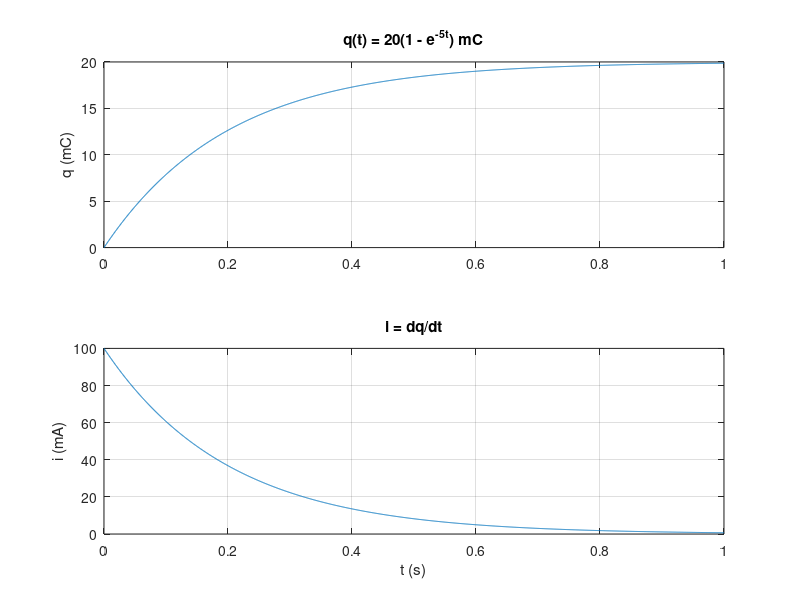

Recreate this plot in MATLAB.
% Circuits 1 — Voltage and Current
%title: Charge, Current and Voltage
%ar-title: الشحنة والتيار والجهد في MATLAB
%lesson: c1-variables-2
%course: circuits-1

%% Example 1: current from charge and time
%ar: I = Q/t. أول خطوة دائمًا: الوحدات بالنظام الدولي. الدقيقة 60 ثانية.
Q = 120; t = 60;
I = Q / t;
fprintf('I = %g A\n', I)

%% Example 2: current is the derivative of charge
%ar: q(t) = 20(1 − e^(−5t)) mC. التيار i = dq/dt. نشتقها يدويًا: i = 100 e^(−5t) mA، ثم نتأكد عدديًا بالفرق المحدود diff.
t = linspace(0, 1, 2001);
q = 20e-3*(1 - exp(-5*t));            % C
i_exact = 100e-3*exp(-5*t);           % A
i_num = diff(q) ./ diff(t);           % numerical derivative
fprintf('i(0) exact = %.1f mA, numerical = %.1f mA\n', i_exact(1)*1e3, i_num(1)*1e3)
fprintf('largest difference = %.3f mA\n', max(abs(i_num - i_exact(1:end-1)))*1e3)

%% Plot charge and current
%ar: subplot يضع الشحنة فوق التيار: التيار أكبر ما يكون عند البداية لأن الشحنة تتغير أسرع ما يمكن.
subplot(2,1,1); plot(t, q*1e3); grid on; ylabel('q (mC)'); title('q(t) = 20(1 - e^{-5t}) mC')
subplot(2,1,2); plot(t, i_exact*1e3); grid on; ylabel('i (mA)'); xlabel('t (s)'); title('i = dq/dt')

%% Example 3: voltage from energy and charge
%ar: V = W/Q: 20 J لنقل 4 C تعني 5 V.
W = 20; Q = 4;
fprintf('V = %g V\n', W/Q)

%%! Project idea: charge counter for a battery
%ar: مشروع: بطارية جوال 4000 mAh. كم كولوم تخزن؟ وكم ساعة تكفي لو سحب الجوال تيارًا متغيرًا؟ نجمع التيار عبر الزمن بـ trapz (التكامل العددي).
cap_C = 4000e-3 * 3600;                       % 4000 mAh in coulombs
fprintf('4000 mAh = %g C\n', cap_C)
th = 0:0.5:24;                                % hours
i_use = 0.15 + 0.35*(th >= 8 & th <= 22);     % A: 150 mA idle, 500 mA in use
used = trapz(th*3600, i_use);                 % C used in 24 h
fprintf('charge used in 24 h = %.0f C (%.0f%% of the battery)\n', used, used/cap_C*100)
